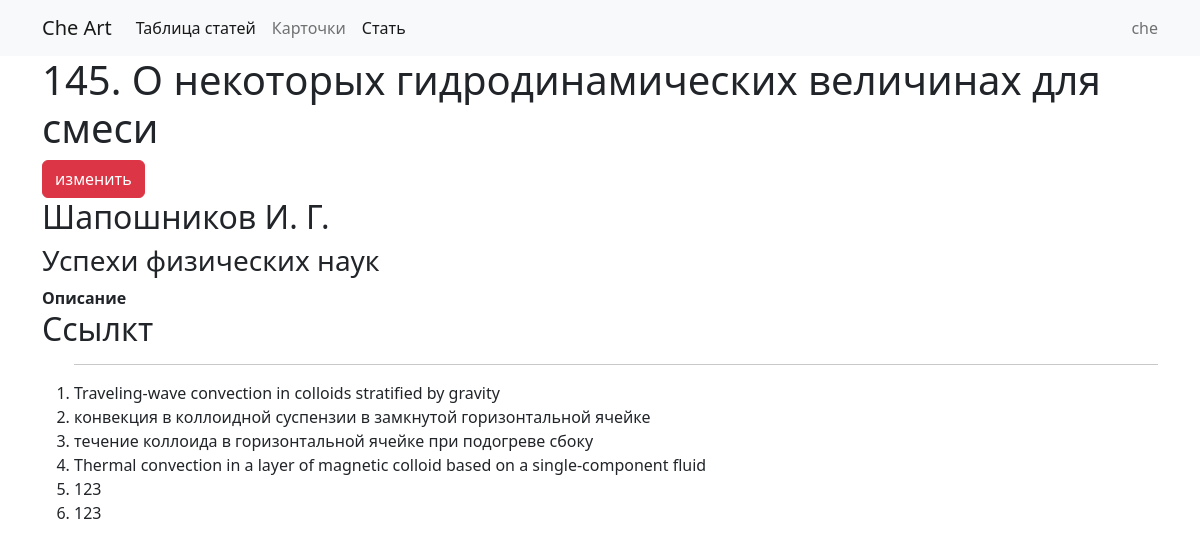
Page /article/145/ (signed in) on the committed database.
### biblioapp/models.py (models this page shows, shortened)
class Article(models.Model):
    name = models.CharField(max_length=255,verbose_name='Заголовок стати')
    img = models.ImageField(blank=True,null=True,verbose_name='Картинка')
    author = models.ManyToManyField(Author,verbose_name="Авторы")
    desctiption = models.TextField(blank=True,verbose_name="Описание")
    date = models.DateField(blank=True,null=True,verbose_name="дата публикации")
    journal = models.ForeignKey(Journal,
                                on_delete=models.PROTECT,
                                null=True,blank=True,
                                verbose_name="Журнал")
    TYPE_CHOICES = (
        ('AR','Статья  в журнале'),
        ('BK','Книга'),
    )
    pages = models.CharField(max_length=255,blank=True)
    volume = models.CharField(max_length=255,blank=True)
    year = models.CharField(max_length=255,blank=True)
    typ = models.CharField(max_length=2,
                           choices=TYPE_CHOICES,
                           default='AR',
                           verbose_name="Тип публикации"
                           )
    typ2 = models.ForeignKey(ArticleType,blank=True,null=True,on_delete=models.PROTECT)
    doi = models.CharField(max_length=255,blank=True,null=True)
    referens = models.ManyToManyField('Article',verbose_name="Ссылки",blank=True)
    addition_info = models.JSONField(default={},blank=True)
    def get_all_author_name(self):
        return ', '.join( self.author.all().values_list('name',flat=True))
    def get_edit_url(self):
        from django.urls import reverse
        return reverse('article-update', kwargs={'pk' : self.pk})
    class Meta:
        permissions= (
            ('view_all_article',"Может смотреть все статиь"),
        )

class Journal(models.Model):
    name = models.CharField(max_length=255)
    impact_factor = models.FloatField(blank=True,null=True)
    QUARTILE_CHOICES = (
        ("Q1",'Первый квартиль'),
        ("Q2",'Второй квартиль'),
        ("Q3",'Третий квартиль'),
        ("Q4",'Четверты квартиль'),
    )
    quartile = models.CharField(max_length=2,choices=QUARTILE_CHOICES,default='Q4')

### biblioapp/views.py (the view)
# urls.py: path('article/<int:pk>/',ArticleDetail.as_view(),name="article_detail"),
class ArticleDetail(PermissionRequiredMixin,DetailView):
    permission_required = ('biblioapp.view_article',)
    model = Article
    def get_context_data(self,*args,**kwargs):
        print(self.kwargs['pk'])
        context =  super().get_context_data(*args,**kwargs)
        return context

### biblioapp/templates/biblioapp/article_detail.html (shortened to what this page needs)
{% extends "base.html" %}
{% block content%}
<h1> {{article.id}}. {{article.name}}</h1>
{% if request.user.is_authenticated%}
<a href="{{article.get_edit_url}}" class="btn btn-danger"> изменить </a>
{% endif%}
<h2>{{article.get_all_author_name}}</h2>
<h3>{{article.journal.name}} {{article.date.year}}</h3>
<div>
    <b>Описание </b></div>
<h2>  Ссылкт</h2>
<ol>
    <hr>
        {% for a in article.referens.all%}
    <li> {{a.name}} </li>
    {%endfor%}
    </ol>
{%endblock%}

### biblioapp/templates/base.html (shortened to what this page needs)
<!DOCTYPE html>
<html>
    <head>
 <link href="https://cdn.jsdelivr.net/npm/bootstrap@5.2.2/dist/css/bootstrap.min.css" rel="stylesheet">
 <link href="/static/style.css" rel="stylesheet" >
    </head>
    <body >
            <nav class="navbar navbar-expand-lg bg-light">
            <div class="container">
                <a class="navbar-brand" href="#"> Che Art</a>
                <div class="collapse navbar-collapse" id="navbarText">
                <ul class="navbar-nav me-auto mb-2 mb-lg-0">
                    <li class="nav-item">
                        <a class="nav-link active" aria-current="page" href="{% url 'article_table' %}">Таблица статей</a>
                    </li>
                    <li class="nav-item">
                        <a class="nav-link" href="{% url 'article-list'%}">Карточки</a>
                    </li>
                    <li class="nav-item">
                        <a class="nav-link active" aria-current="page" href="{% url 'category-list' %}">Стать</a>
                    </li>
                </ul>
                <span class="navbar-text">
    {{request.user}}
                </span>
                </div>
            </div>
            </nav>
                    <div class="container">
            {% block content %}
            {%endblock %}
        </div>
    </body>
</html>

### rows in the picture
Article: id "145", name "О некоторых гидродинамических величинах для смеси", get_all_author_name "Шапошников И. Г.", journal.name "Успехи физических наук"
Article: name "Traveling-wave convection in colloids stratified by gravity"
Article: name "конвекция в коллоидной суспензии в замкнутой горизонтальной ячейке"
Article: name "течение коллоида в горизонтальной ячейке при подогреве сбоку"
Article: name "Thermal convection in a layer of magnetic colloid based on a single-component fluid"
Article: name "123"
Article: name "123"

### other values in the picture
{{ request.user }} "che"
